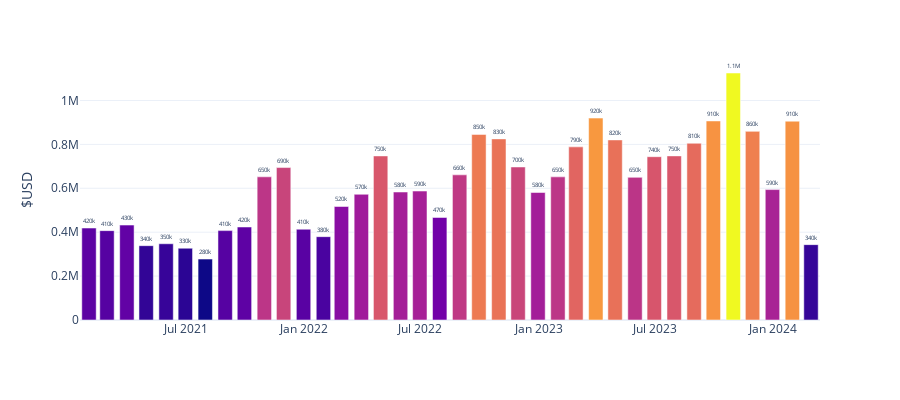

The cell this chart's notebook holds for it:
### Code cell
### bar graph should populate if all is well

# level_2 = pd.read_sql('SELECT * FROM level_2;', con = engine)
level_2.date = pd.to_datetime(level_2.date)

px.bar(level_2.set_index('date').groupby(pd.Grouper(freq='M'))['usd'].sum(),
        y='usd',
        template='plotly_white',
        labels={'usd':'$USD',
                'date':''},
        color='usd',
        width=900,
        text_auto=",.2s",
        height=400).update(layout_coloraxis_showscale=False).update_traces(textposition='outside')

### Figure 1 — Plotly figure (JSON) as saved in the notebook; plotly's stock layout.template omitted (floating-point values rounded to 4 significant figures)
{"data": [{"alignmentgroup": "True", "hovertemplate": "=%{x}<br>$USD=%{marker.color}<extra></extra>", "legendgroup": "", "marker": {"color": [418900.0, 407100.0, 432300.0, 338500.0, 347300.0, 327000.0, 277700.0, 407100.0, 423600.0, 652200.0, 694400.0, 413400.0, 379600.0, 517000.0, 572700.0, 747400.0, 583000.0, 587400.0, 467100.0, 661200.0, 845300.0, 825100.0, 697100.0, 580800.0, 652000.0, 788700.0, 919800.0, 820300.0, 649800.0, 743900.0, 747600.0, 805100.0, 906700.0, 1125000.0, 859300.0, 594100.0, 905700.0, 343300.0], "coloraxis": "coloraxis", "pattern": {"shape": ""}}, "name": "", "offsetgroup": "", "orientation": "v", "showlegend": false, "textposition": "outside", "texttemplate": "%{y:,.2s}", "type": "bar", "x": ["2021-01-31T00:00:00", "2021-02-28T00:00:00", "2021-03-31T00:00:00", "2021-04-30T00:00:00", "2021-05-31T00:00:00", "2021-06-30T00:00:00", "2021-07-31T00:00:00", "2021-08-31T00:00:00", "2021-09-30T00:00:00", "2021-10-31T00:00:00", "2021-11-30T00:00:00", "2021-12-31T00:00:00", "2022-01-31T00:00:00", "2022-02-28T00:00:00", "2022-03-31T00:00:00", "2022-04-30T00:00:00", "2022-05-31T00:00:00", "2022-06-30T00:00:00", "2022-07-31T00:00:00", "2022-08-31T00:00:00", "2022-09-30T00:00:00", "2022-10-31T00:00:00", "2022-11-30T00:00:00", "2022-12-31T00:00:00", "2023-01-31T00:00:00", "2023-02-28T00:00:00", "2023-03-31T00:00:00", "2023-04-30T00:00:00", "2023-05-31T00:00:00", "2023-06-30T00:00:00", "2023-07-31T00:00:00", "2023-08-31T00:00:00", "2023-09-30T00:00:00", "2023-10-31T00:00:00", "2023-11-30T00:00:00", "2023-12-31T00:00:00", "2024-01-31T00:00:00", "2024-02-29T00:00:00"], "xaxis": "x", "y": [418900.0, 407100.0, 432300.0, 338500.0, 347300.0, 327000.0, 277700.0, 407100.0, 423600.0, 652200.0, 694400.0, 413400.0, 379600.0, 517000.0, 572700.0, 747400.0, 583000.0, 587400.0, 467100.0, 661200.0, 845300.0, 825100.0, 697100.0, 580800.0, 652000.0, 788700.0, 919800.0, 820300.0, 649800.0, 743900.0, 747600.0, 805100.0, 906700.0, 1125000.0, 859300.0, 594100.0, 905700.0, 343300.0], "yaxis": "y"}], "layout": {"barmode": "relative", "coloraxis": {"colorbar": {"title": {"text": "$USD"}}, "colorscale": [[0, "#0d0887"], [0.1111, "#46039f"], [0.2222, "#7201a8"], [0.3333, "#9c179e"], [0.4444, "#bd3786"], [0.5556, "#d8576b"], [0.6667, "#ed7953"], [0.7778, "#fb9f3a"], [0.8889, "#fdca26"], [1, "#f0f921"]], "showscale": false}, "height": 400, "legend": {"tracegroupgap": 0}, "margin": {"t": 60}, "width": 900, "xaxis": {"anchor": "y", "domain": [0, 1], "title": {"text": ""}}, "yaxis": {"anchor": "x", "domain": [0, 1], "title": {"text": "$USD"}}}}
